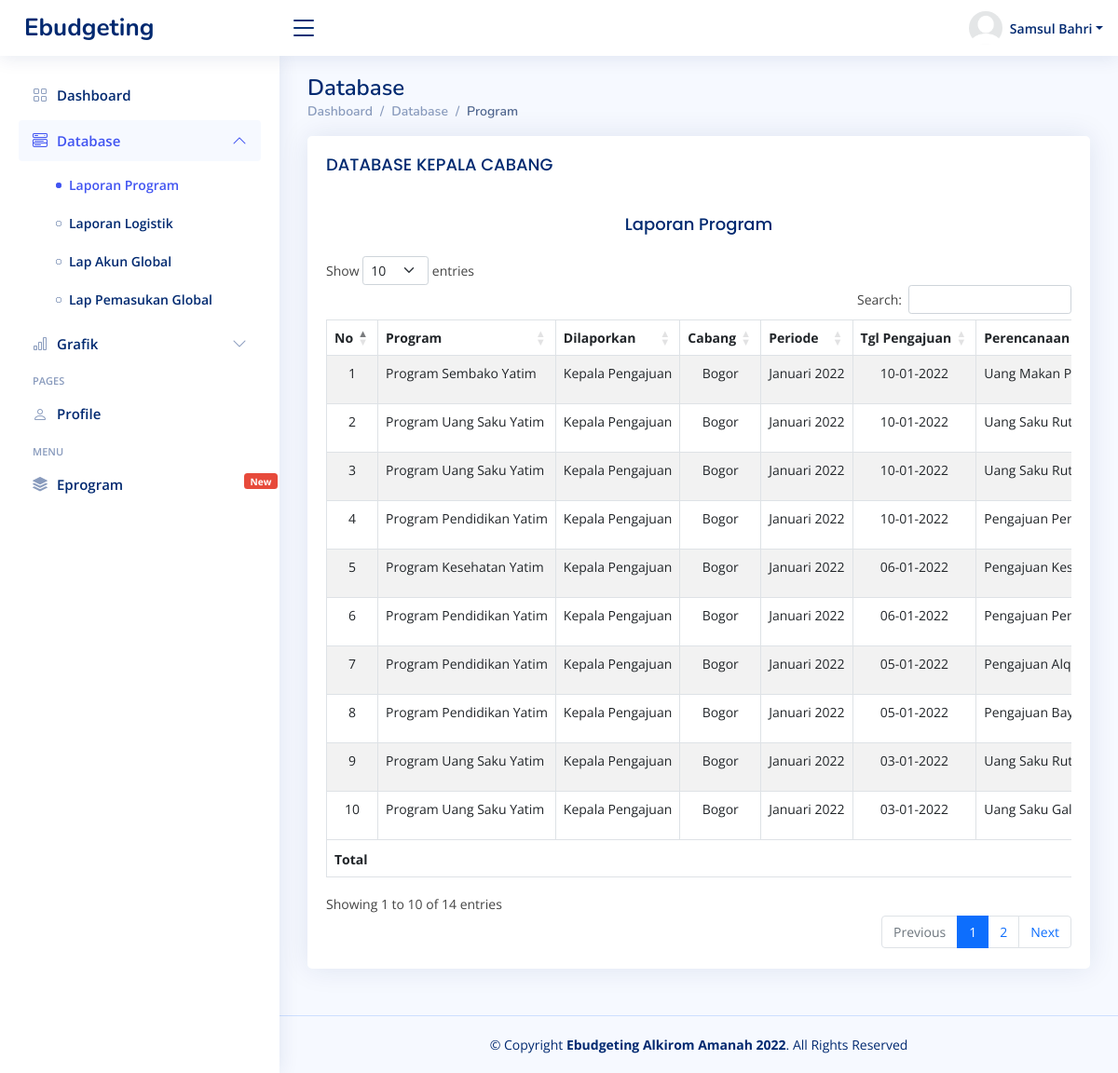
Page /admin/kepala_cabang.php?id_database=database_program (signed in) on the committed database.
### tables this page shows
CREATE TABLE `akun_pengurus` (
  `id` int(11) NOT NULL,
  `id_pengurus` varchar(100) NOT NULL,
  `nama` varchar(100) NOT NULL,
  `cabang` varchar(200) NOT NULL,
  `username` varchar(100) NOT NULL,
  `password` varchar(256) NOT NULL,
  `profil` varchar(200) NOT NULL,
  `posisi` varchar(255) NOT NULL
);

CREATE TABLE `2022_program` (
  `id` int(11) NOT NULL,
  `id_pengurus` varchar(200) NOT NULL,
  `posisi` varchar(200) NOT NULL,
  `cabang` varchar(200) NOT NULL,
  `program` varchar(250) NOT NULL,
  `tgl_pengajuan` date NOT NULL,
  `deskripsi` text NOT NULL,
  `dana_anggaran` varchar(200) NOT NULL,
  `tgl_pemakaian` date NOT NULL,
  `deskripsi_pemakaian` varchar(200) NOT NULL,
  `dana_terpakai` varchar(200) NOT NULL,
  `status` varchar(20) NOT NULL,
  `laporan` varchar(100) NOT NULL
);

### admin/kepala_cabang.php (called while the page is built)
<?php include '../homepage.php' ?>

### function.php (called while the page is built, shortened)
<?php
function convertDateDBtoIndo($string)
{
	$bulanIndo = ['', 'Januari', 'Februari', 'Maret', 'April', 'Mei', 'Juni', 'Juli', 'Agustus', 'September', 'Oktober', 'November', 'Desember'];
	$tanggal 	= explode("-", $string)[2];
	$bulan 		= explode("-", $string)[1];
	$tahun 		= explode("-", $string)[0];
	return $tanggal . " " . $bulanIndo[abs($bulan)] . " " . $tahun;
}
?>

### models/database/program/sub-program.php (the view, shortened to what this page needs)
<div class="card-body">
    <h5 class="card-title">DATABASE <?= strtoupper($_SESSION["posisi"]) ?></h5>
    <div class="table-responsive">
        <?php if ($_GET["id_database"] == "database_program") { ?>
        <h5 class="card-title text-center">Laporan Program</h5>
        <?php } else { ?>
        <h5 class="card-title text-center">Laporan PaudQu El-ZamZam</h5>
        <?php } ?>
        <table id="tabel-database_laporan" class="table table-striped table-bordered nowrap">
            <thead>
                <tr style="text-align: center;">
                    <th scope="col">No</th>
                    <?php if ($_GET["id_database"] == "database_program") { ?>
                    <th scope="col">Program</th>
                    <?php } else { ?>
                    <th scope="col">Kategori</th>
                    <?php } ?>
                    <th scope="col">Dilaporkan</th>
                    <th scope="col">Cabang</th>
                    <th scope="col">Periode</th>
                    <th scope="col">Tgl Pengajuan</th>
                    <th scope="col">Perencanaan</th>
                </tr>
            </thead>
            <tbody>
                <?php
                $no = 1;
                while ($r = $q->fetch_assoc()) {
                $convert   = convertDateDBtoIndo($r['tgl_pemakaian']);
                $bulan     = substr($convert, 2);
                ?>
                <tr>
                    <td style="text-align: center;"><?= $no++ ?></td>
                    <td><?= ucwords($r['program']) ?></td>
                    <td><?= ucwords($r['posisi']) ?></td>
                    <td style="text-align: center;"><?= ucwords($r['cabang']) ?></td>
                    <td style="text-align: center;"><?= $bulan ?></td>
                    <td style="text-align: center;">
                        <?= date('d-m-Y', strtotime($r['tgl_pengajuan'])); ?></td>
                    <td><?= ucwords($r['deskripsi']) ?></td>
                </tr>
                <?php } ?>
            </tbody>
            <tfoot>
                <tr style="text-align: center;">
                    <th colspan="7">Total</th>
                </tr>
            </tfoot>
        </table>
    </div>
</div>

### base/icon-navigation.php (shortened to what this page needs)
<nav class="header-nav ms-auto">
    <ul class="d-flex align-items-center">
        <li class="nav-item dropdown pe-3">
            <a class="nav-link nav-profile d-flex align-items-center pe-0" href="#" data-bs-toggle="dropdown">
                <img src="../assets/img/icons/<?= $profil ?>" alt="Profile" class="rounded-circle">
                <span class="d-none d-md-block dropdown-toggle ps-2"><?= ucwords($nama) ?></span>
            </a>
        </li>
    </ul>
</nav>

### rows in the picture
akun_pengurus: profil (picture), nama "Samsul Bahri"
2022_program: program "Program Sembako Yatim", posisi "Kepala Pengajuan", cabang "Bogor", tgl_pemakaian "Januari 2022", tgl_pengajuan "10-01-2022", deskripsi "Uang Makan…"
2022_program: program "Program Uang Saku Yatim", posisi "Kepala Pengajuan", cabang "Bogor", tgl_pemakaian "Januari 2022", tgl_pengajuan "10-01-2022", deskripsi "Uang Saku…"
2022_program: program "Program Uang Saku Yatim", posisi "Kepala Pengajuan", cabang "Bogor", tgl_pemakaian "Januari 2022", tgl_pengajuan "10-01-2022", deskripsi "Uang Saku…"
2022_program: program "Program Pendidikan Yatim", posisi "Kepala Pengajuan", cabang "Bogor", tgl_pemakaian "Januari 2022", tgl_pengajuan "10-01-2022", deskripsi "Pengajuan…"
2022_program: program "Program Kesehatan Yatim", posisi "Kepala Pengajuan", cabang "Bogor", tgl_pemakaian "Januari 2022", tgl_pengajuan "06-01-2022", deskripsi "Pengajuan…"
2022_program: program "Program Pendidikan Yatim", posisi "Kepala Pengajuan", cabang "Bogor", tgl_pemakaian "Januari 2022", tgl_pengajuan "06-01-2022", deskripsi "Pengajuan…"
2022_program: program "Program Pendidikan Yatim", posisi "Kepala Pengajuan", cabang "Bogor", tgl_pemakaian "Januari 2022", tgl_pengajuan "05-01-2022", deskripsi "Pengajuan…"
2022_program: program "Program Pendidikan Yatim", posisi "Kepala Pengajuan", cabang "Bogor", tgl_pemakaian "Januari 2022", tgl_pengajuan "05-01-2022", deskripsi "Pengajuan…"
2022_program: program "Program Uang Saku Yatim", posisi "Kepala Pengajuan", cabang "Bogor", tgl_pemakaian "Januari 2022", tgl_pengajuan "03-01-2022", deskripsi "Uang Saku…"
2022_program: program "Program Uang Saku Yatim", posisi "Kepala Pengajuan", cabang "Bogor", tgl_pemakaian "Januari 2022", tgl_pengajuan "03-01-2022", deskripsi "Uang Saku…"

### other values in the picture
$_SESSION["posisi"] "KEPALA CABANG"
